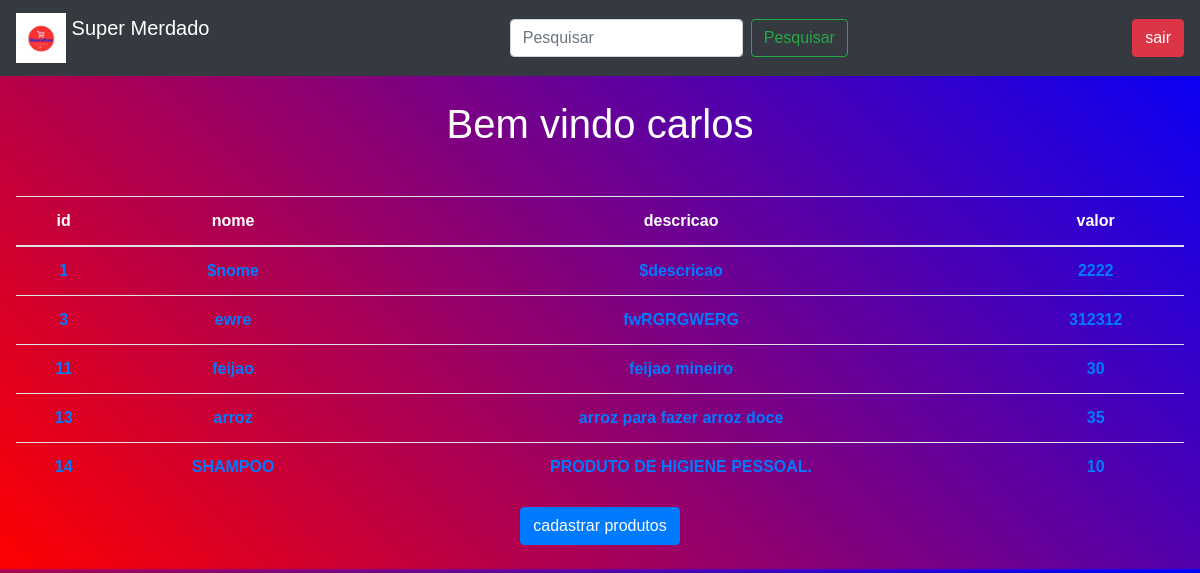
Screenshot of /tabela.php (signed in) with the database file from the repository.
### tables this page shows
CREATE TABLE `produtos` (
  `codigo` int(11) NOT NULL,
  `NomedoProduto` varchar(45) DEFAULT NULL,
  `descrição` varchar(300) DEFAULT NULL,
  `valor` decimal(50,0) DEFAULT NULL
);

### tabela.php (the view, shortened to what this page needs)
<?php
include('config.php');
$logado =  $_SESSION['login'];
$resuty = mysqli_query($coat, "SELECT * FROM `produtos`;");
$DADOS = $resuty
?>
<!DOCTYPE html>
<html lang="en">
<head>
    <link rel="stylesheet" href="https://stackpath.bootstrapcdn.com/bootstrap/4.1.3/css/bootstrap.min.css"
>
</head>
<body>
<nav class="navbar navbar-dark bg-dark">
<a class="navbar-brand" href="tabela.php">
    <img src="img/android-chrome-512x512.png" width="50" height="50" class="d-inline-block align-top" alt="">
    Super Merdado
    <br>
  </a>
  <form class="form-inline">
    <input class="form-control mr-sm-2" type="search" placeholder="Pesquisar" aria-label="Pesquisar">
    <button class="btn btn-outline-success my-2 my-sm-0" type="submit">Pesquisar</button>
  </form>
  <div class="d-flex">
    <a
      class="btn btn-danger me-5"
      href="sair.php"
      >sair</a
    >
  </div>
</nav>
<br>
<?php echo "<h1>Bem vindo ".$logado."</h1>";?>
<br>
  <div class="m-3">
    <table class="table table-hover ">
  <thead>
    <tr>
      <th scope="col">id</th>
      <th scope="col">nome</th>
      <th scope="col">descricao</th>
      <th scope="col">valor</th>
    </tr>
  </thead>
  <tbody>
    <?php
    foreach($DADOS as $DADOS){
        echo '<tr>';
        foreach($DADOS as $detales){
      echo "<th scope='row'><a href = '#'>".$detales."</a></th>";
        }
    echo '</tr>';
    }
    ?>
  </tbody>
</table>
<a
    name=""
    id=""
    class="btn btn-primary mb-2"
    href="cadastro.php"
    role="button"
    >cadastrar produtos</a
  >
</div>
</body>
</html>

### tabela.php (style rules this page uses)
body { font-family: Arial, Helvetica, sans-serif; background-image: linear-gradient(45deg,red,blue); text-align: center; color: white; }

### rows the page displays
produtos: codigo "1", NomedoProduto "$nome", descrição "$descricao", valor "2222"
produtos: codigo "3", NomedoProduto "ewre", descrição "fwRGRGWERG", valor "312312"
produtos: codigo "11", NomedoProduto "feijao", descrição "feijao mineiro", valor "30"
produtos: codigo "13", NomedoProduto "arroz", descrição "arroz para fazer arroz doce", valor "35"
produtos: codigo "14", NomedoProduto "SHAMPOO", descrição "PRODUTO DE HIGIENE PESSOAL.", valor "10"

### other values shown
$logado "carlos"
